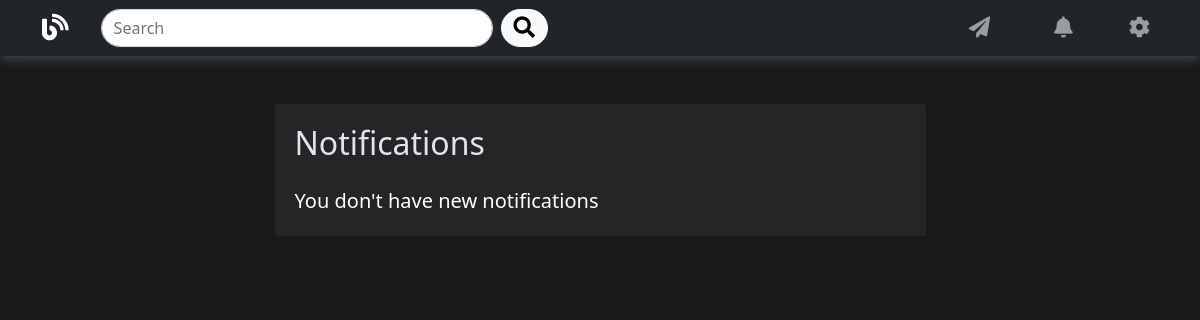
The page /notifications/ (signed in) on the database as committed earlier.
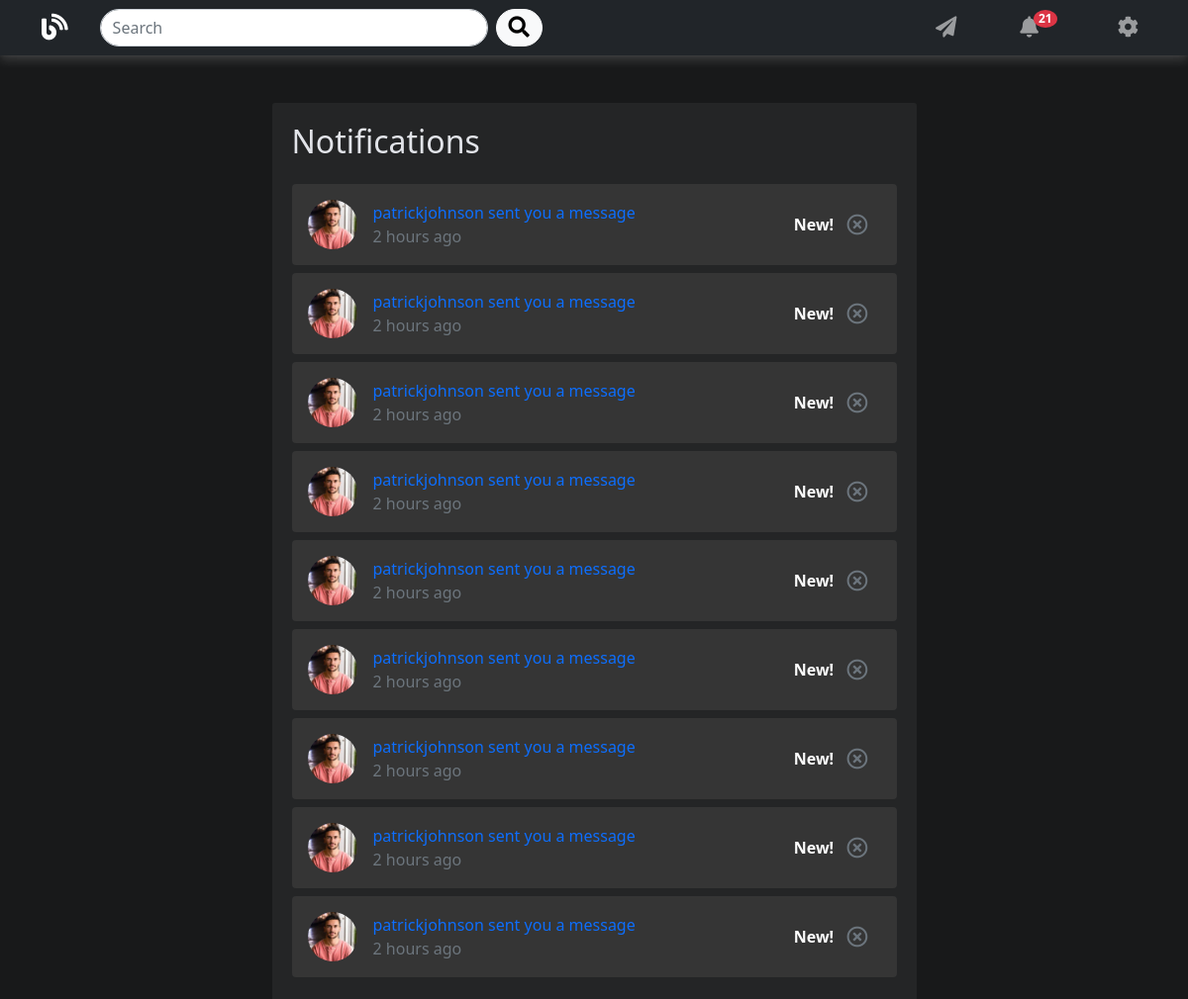
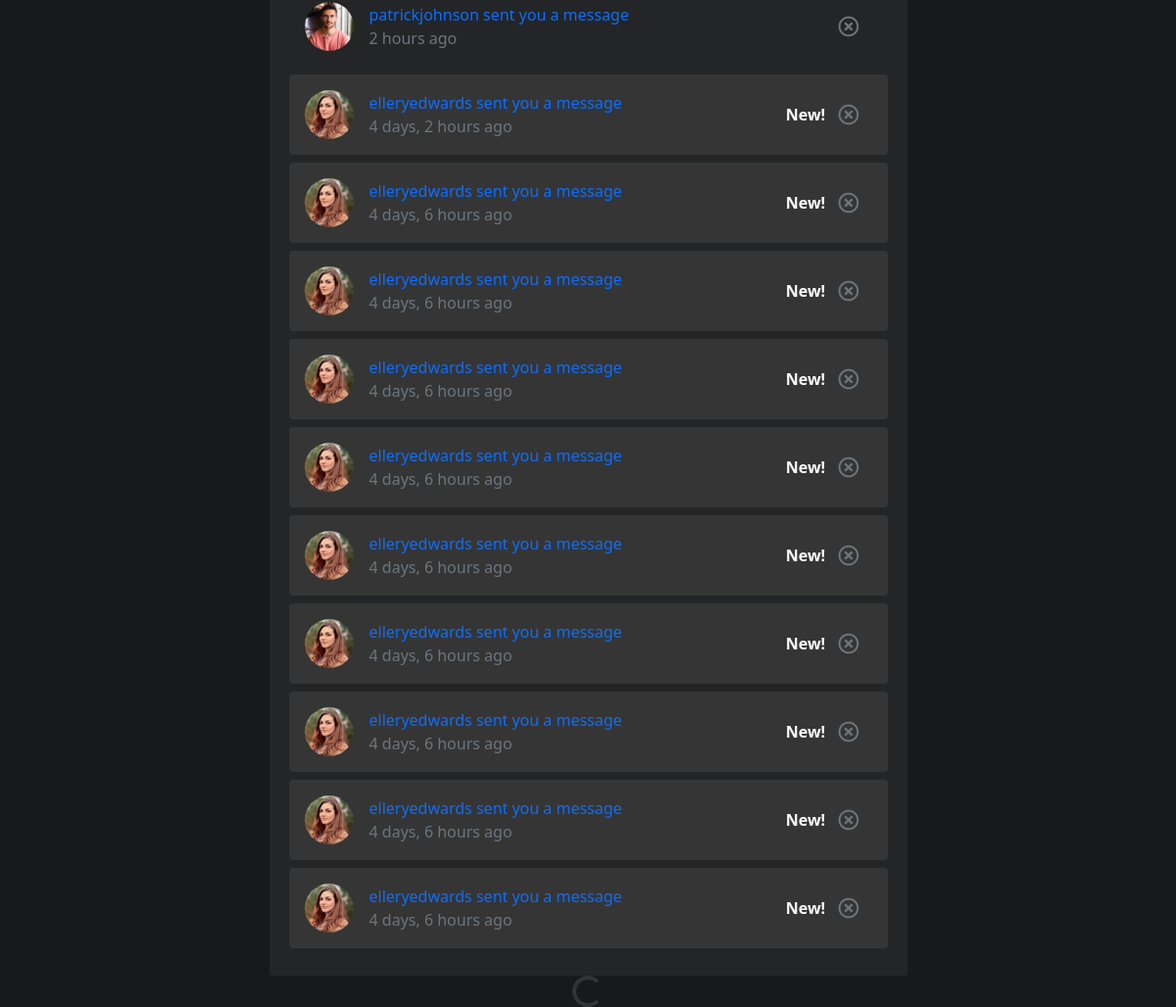
The same page on the database as committed later (2 pictures, top to bottom).
### notifications/models.py (models this page shows, shortened)
class Notification(models.Model):
    CHOICES = ((1, 'Message'), (2, 'Comment'), (3, 'Follow'), (4, 'Like'))
    post = models.ForeignKey(Post, on_delete=models.CASCADE,
                            related_name="post_notifications", blank=True, null=True)
    comment = models.ForeignKey(Comment, on_delete=models.CASCADE,
                            related_name="cmt_notifications", blank=True, null=True)
    message = models.ForeignKey(Message, on_delete=models.CASCADE,
                            related_name="msg_notifications", blank=True, null=True)
    sender = models.ForeignKey(
        User, on_delete=models.CASCADE, related_name="all_notifications_sent")
    user = models.ForeignKey(User, on_delete=models.CASCADE,
                            related_name="get_all_notifications")
    notification_type = models.IntegerField(choices=CHOICES)
    text_preview = models.CharField(max_length=100, blank=True)
    date = models.DateTimeField(auto_now_add=True)
    has_seen = models.BooleanField(default=False)

### users/models.py (models this page shows, shortened)
class Profile(models.Model):
    user = models.OneToOneField(User, on_delete=models.CASCADE)
    image = models.ImageField(default="default.jpg", upload_to=get_path)
    following = models.ManyToManyField(User, related_name='all_followers')
    presentation = models.TextField(blank=True, null=True)

### notifications/views.py (the view)
# urls.py: path('', get_notifications, name="list"),
def get_notifications(request):
    search_value = request.GET.get('search', False)
    if search_value:
        query = Q(sender__username__icontains=search_value)
        notifications = Notification.objects.filter(query).select_related().order_by('-date')
    else:
        notifications = request.user.get_all_notifications.all().order_by('-date')
    paginator = Paginator(notifications, 20)
    page_number = request.GET.get('page')
    page_obj = paginator.get_page(page_number)
    print(page_obj)
    context = {'page_obj': page_obj}
    return render(request, 'notifications/list.html', context)

### users/templatetags/user_info.py (called while the page is built)
@register.inclusion_tag("blog/notifications.html", takes_context=True)
def show_notifications(context):
    user = context['request'].user
    notifications = user.get_all_notifications.all().order_by('-date')
    not_seen = len(notifications.filter(has_seen=False))
    return {"notifications": notifications[:7], "not_seen": not_seen}

### notifications/templates/notifications/list.html (shortened to what this page needs)
{% extends 'blog/base.html' %}
{% load static %}
{% load humanize %}
{% load user_info %}
{% block content %}
<div class="content-section col-md-7 m-auto">
  <h2 class="mb-4">Notifications</h2>
  <div class=" infinite-container">
    {% if page_obj %}
    {% for notification in page_obj %}
    <div class="infinite-item p-3 mb-2 list-group-item-action rounded {% if not notification.has_seen %}not-seen{%endif%}" id="not-{{ notification.id }}">
      <div class="d-flex align-items-center text-decoration-none">
          <img src="{{ notification.sender.profile.image.url }}" alt="{{ user }} Profile Pic" class="rounded-circle article-img">
          <div class="d-flex flex-column">
            <a class="text-decoration-none text-primary" href="{% url 'notifications:mark' notification.id %}">
                {{ notification.text_preview }}
            </a>
            <div class="text-secondary">
              {{ notification.date|naturaltime }}
            </div>
          </div>
            <div class="text-white fw-bold ms-auto d-flex align-items-center">
            {% if not notification.has_seen %}
            <span>New!</span>
            {%endif%}
              <a class="btn" alt="Delete" onclick="deleteNotification('{% url 'notifications:delete' notification.id %}', 'not-{{ notification.id }}'); return false;">
                <i class="far fa-times-circle text-secondary fa-lg"></i>
              </a>
            </div>
      </div>
    </div>
    {% endfor %}
    {% else %}
    <p class="lead">You don't have new notifications
    </p>
    {% endif %}
  </div>
</div>
{% if page_obj.has_next %}
<div class="d-flex justify-content-center" style="display:none;">
    <div class="spinner-border" role="status">
    </div>
</div>
{% endif %}
{% endblock content %}

### blog/templates/blog/base.html (shortened to what this page needs)
{% load static %}
{% load user_info %}
<!doctype html>
<html lang="en">
  <head>
    <link href="https://cdn.jsdelivr.net/npm/bootstrap@5.0.0-beta1/dist/css/bootstrap.min.css" rel="stylesheet">
    <link rel="stylesheet" href="https://use.fontawesome.com/releases/v5.6.1/css/all.css">
    <link rel="stylesheet" href="{% static 'blog/mainn.css' %}">
  </head>
  <body>
  <nav class="navbar navbar-expand-lg navbar-dark bg-dark fixed-top">
    <div class="container">
        <a class="navbar-brand" href="{% url 'blog:home' %}">
            <i class="fas fa-blog fa-lg"></i>
        </a>
            <div class="collapse navbar-collapse" id="navbarSupportedContent">
                <form class="d-flex ms-md-3 col-md-5">
                    <input class="form-control me-2 rounded-pill" type="text" placeholder="Search" aria-label="Search" name="search" {% if searchValue %} value="{{searchValue}}" {% endif %}>
                    <button class="btn btn-light rounded-pill" type="submit">
                        <i class="fas fa-search fa-lg"></i>
                    </button>
                </form>
                <ul class="navbar-nav ms-auto mb-2 mb-lg-0">
                {% if user.is_authenticated %}
                    <li class="nav-item px-3 d-flex me-3">
                    <a class="nav-link" aria-current="page" href="{% url 'chat:index' %}">
                        <i class="fas fa-paper-plane fa-lg"></i>
                    </a>
                    </li>
                    {% show_notifications %}
                    <li class="nav-item dropdown ms-4">
                    <a class="nav-link dropdown-toggle caret-off" href="#" id="navbarDropdown" role="button" data-bs-toggle="dropdown" aria-expanded="false">
                        <i class="fas fa-cog fa-lg"></i>
                    </a>
                    </li>
                {% endif%}
                </ul>
            </div>
    </div>
    </nav>
    <main class="container" role="main">
    <div id="main" class="col-md-4 p-2"></div>
                {% block content %}
                {% endblock %}
    </main>
  </body>
</html>

### blog/templates/blog/notifications.html (shortened to what this page needs)
<li class="nav-item dropdown px-3 d-flex" >
<div id="not-btn">
    <a class="nav-link dropdown-toggle caret-off" href="#" id="navbarDropdown" role="button" data-bs-toggle="dropdown" aria-expanded="false">
    {% if not_seen > 0 %}
    <span class="badge bg-danger badge-pill notification-badge ">
    {{ not_seen }}
    </span>
    {% else %}
    <span class="badge bg-danger badge-pill notification-badge"></span>
    {% endif %}
        <i class="fas fa-bell fa-lg"></i>
    </a>
</div>
</li>

### blog/static/blog/mainn.css (style rules this page uses)
body { background-color:#18191a; color: #333333; margin-top: 6.5rem; }
h1, h2, h3, h4, h5, h6 { color: #e2e4e9; }
.navbar, .decoration { box-shadow: 0 5px 10px rgba(250, 250, 250, 0.15), 0 -2px 6px rgba(250, 250, 250, 0.15); }
.content-section { background: #242526; border-radius: 3px; padding: 20px 20px; color: #fff; }
.article-img { height: 50px; width: 50px; margin-right: 16px; }
.caret-off::before { display: none; }
.caret-off::after { display: none; }
.notification-badge { float: right; position: relative; top: -6px; right: 5px; padding: 3px 5px; border-radius: 100%; }
#main { position: fixed; bottom: 20px; right: 20px; z-index: 1; border-radius: 20%; }
.not-seen { background-color: #353535; }

Rows that differ between the two databases and show on the page:
added Notification: sender.profile.image (picture), text_preview "patrickjohnson sent you a message", date "2 hours ago", has_seen "New!"
added Notification: sender.profile.image (picture), text_preview "patrickjohnson sent you a message", date "2 hours ago", has_seen "New!"
added Notification: sender.profile.image (picture), text_preview "patrickjohnson sent you a message", date "2 hours ago", has_seen "New!"
added Notification: sender.profile.image (picture), text_preview "patrickjohnson sent you a message", date "2 hours ago", has_seen "New!"
added Notification: sender.profile.image (picture), text_preview "patrickjohnson sent you a message", date "2 hours ago", has_seen "New!"
added Notification: sender.profile.image (picture), text_preview "patrickjohnson sent you a message", date "2 hours ago", has_seen "New!"
added Notification: sender.profile.image (picture), text_preview "patrickjohnson sent you a message", date "2 hours ago", has_seen "New!"
added Notification: sender.profile.image (picture), text_preview "patrickjohnson sent you a message", date "2 hours ago", has_seen "New!"
added Notification: sender.profile.image (picture), text_preview "patrickjohnson sent you a message", date "2 hours ago", has_seen "New!"
added Notification: sender.profile.image (picture), text_preview "patrickjohnson sent you a message", date "2 hours ago", has_seen True (drawn)
added Notification: sender.profile.image (picture), text_preview "elleryedwards sent you a message", date "4 days, 2 hours ago", has_seen "New!"
added Notification: sender.profile.image (picture), text_preview "elleryedwards sent you a message", date "4 days, 6 hours ago", has_seen "New!"
added Notification: sender.profile.image (picture), text_preview "elleryedwards sent you a message", date "4 days, 6 hours ago", has_seen "New!"
added Notification: sender.profile.image (picture), text_preview "elleryedwards sent you a message", date "4 days, 6 hours ago", has_seen "New!"
added Notification: sender.profile.image (picture), text_preview "elleryedwards sent you a message", date "4 days, 6 hours ago", has_seen "New!"
added Notification: sender.profile.image (picture), text_preview "elleryedwards sent you a message", date "4 days, 6 hours ago", has_seen "New!"
added Notification: sender.profile.image (picture), text_preview "elleryedwards sent you a message", date "4 days, 6 hours ago", has_seen "New!"
added Notification: sender.profile.image (picture), text_preview "elleryedwards sent you a message", date "4 days, 6 hours ago", has_seen "New!"
added Notification: sender.profile.image (picture), text_preview "elleryedwards sent you a message", date "4 days, 6 hours ago", has_seen "New!"
added Notification: sender.profile.image (picture), text_preview "elleryedwards sent you a message", date "4 days, 6 hours ago", has_seen "New!"
Other text that changed with them:
{{ not_seen }}: (not shown) → "21"
text no longer shown: "You don't have new notifications"
